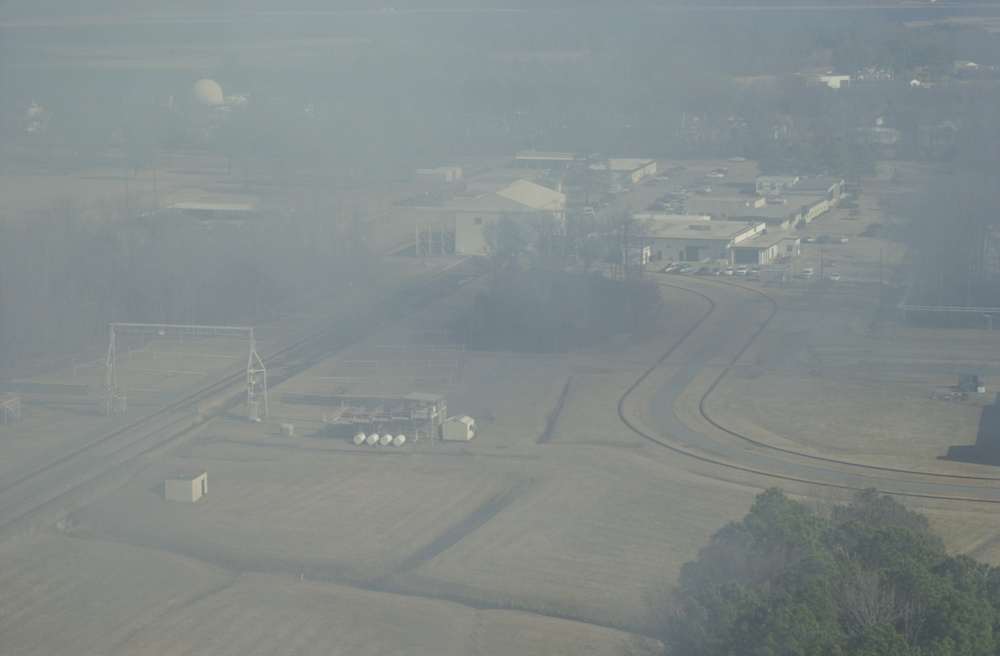
#> input picture cimage.jpg, 1000 x 656 px, shrunk from 2000 x 1312 before the run
$ jupyter execute 'Histogram Equalization.ipynb'
#> lines starting #> are read from the running program, lines starting #| are printed output that depends on the picture
### In this project, we will demonstrate the use of Histogram Equalization

### Make Histogram

[cell 1]
from PIL import Image
import numpy as np
import matplotlib.pyplot as plt
import pandas as pd
import cv2

[cell 2]
img = cv2.imread("cimage.jpg", 2)
#> img: shape (656, 1000); min 71, max 215, mean 137.2
img.shape
#> Out = (656, 1000)

[cell 3]
Image.fromarray(img)

### Making a histogram using the Numpy library

[cell 4]
hist, _ = np.histogram(img, range=(0, 255), bins=255)
#> hist = 255 values, max 29385 at index 136, min 0 at index 0, mean 2572.5

[cell 5]
hist
#> Out has the same summary as hist

#### Redoing it manually to find the same plot

[cell 6]
from collections import OrderedDict

[cell 7]
plotdata = OrderedDict.fromkeys(xrange(256), 0)
freqdict = {}
totalpixels = img.size
#> totalpixels = 656000

[cell 8]
for x in range(img.shape[0]):
    for y in range(img.shape[1]):
        i = img[x][y]
        plotdata[i] = plotdata[i] + 1
#> after the loop, plotdata = 256 items

[cell 9]
for index, freq in plotdata.iteritems():
    freqdict[index] = float(freq) / totalpixels
#> after the loop, freqdict = 256 items
CF = sum(freqdict.values())
#> CF = 1
CF
#> Out = 1

[cell 10]
plt.bar(plotdata.keys(), plotdata.values())
plt.xlabel("frequency")
plt.ylabel("Pixel Intensity")
plt.show
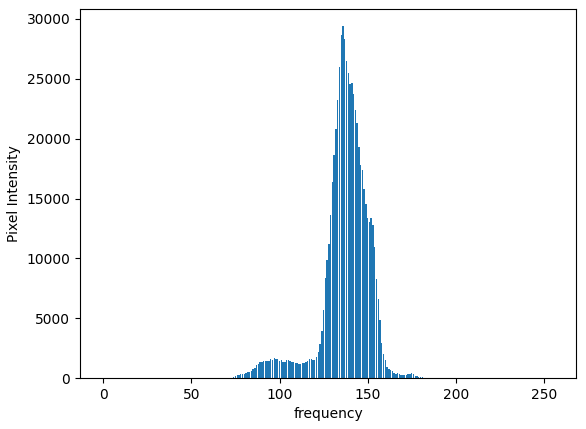
#> figure drawn by matplotlib, 1 panel; tallest bar 29385 high, from x = 135.6 to 136.4

[cell 11]
freqdict

[cell 12]
mapdict = dict()
cf = 0
for x, y in freqdict.iteritems():
    cf = cf + y
    mapdict[x] = int(cf * 255)
#> after the loop, cf = 1; mapdict = 256 items

[cell 13]
mapdict

#### Apply to the original image

[cell 14]
for x in range(img.shape[0]):
    for y in range(img.shape[1]):
        i = img[x][y]
        img[x][y] = mapdict[i]
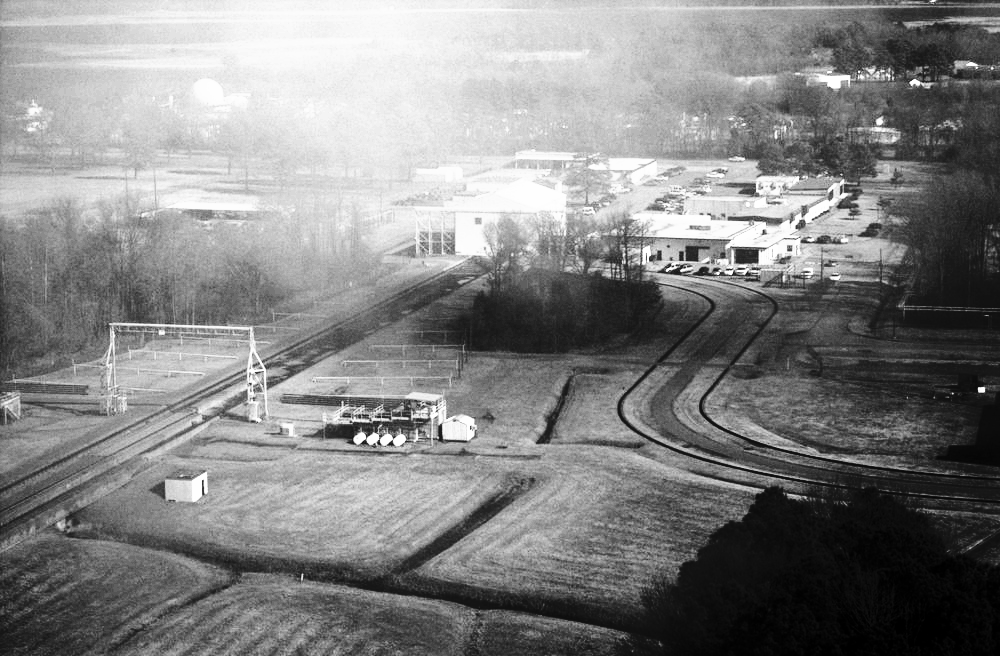
#> img: shape (656, 1000); min 0, max 255, mean 130.5

#### Plot again

[cell 15]
Image.fromarray(img)

[cell 16]
plotdata = OrderedDict.fromkeys(xrange(256), 0)
for x in range(img.shape[0]):
    for y in range(img.shape[1]):
        i = img[x][y]
        plotdata[i] = plotdata[i] + 1
plt.bar(plotdata.keys(), plotdata.values())
plt.xlabel("frequency")
plt.ylabel("Pixel Intensity")
plt.show
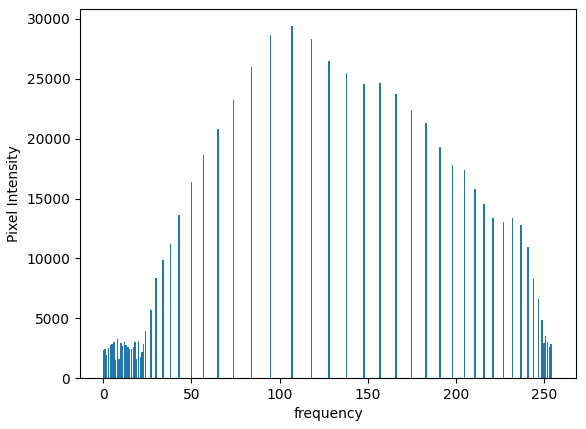
#> figure drawn by matplotlib, 1 panel; tallest bar 29385 high, from x = 106.6 to 107.4
